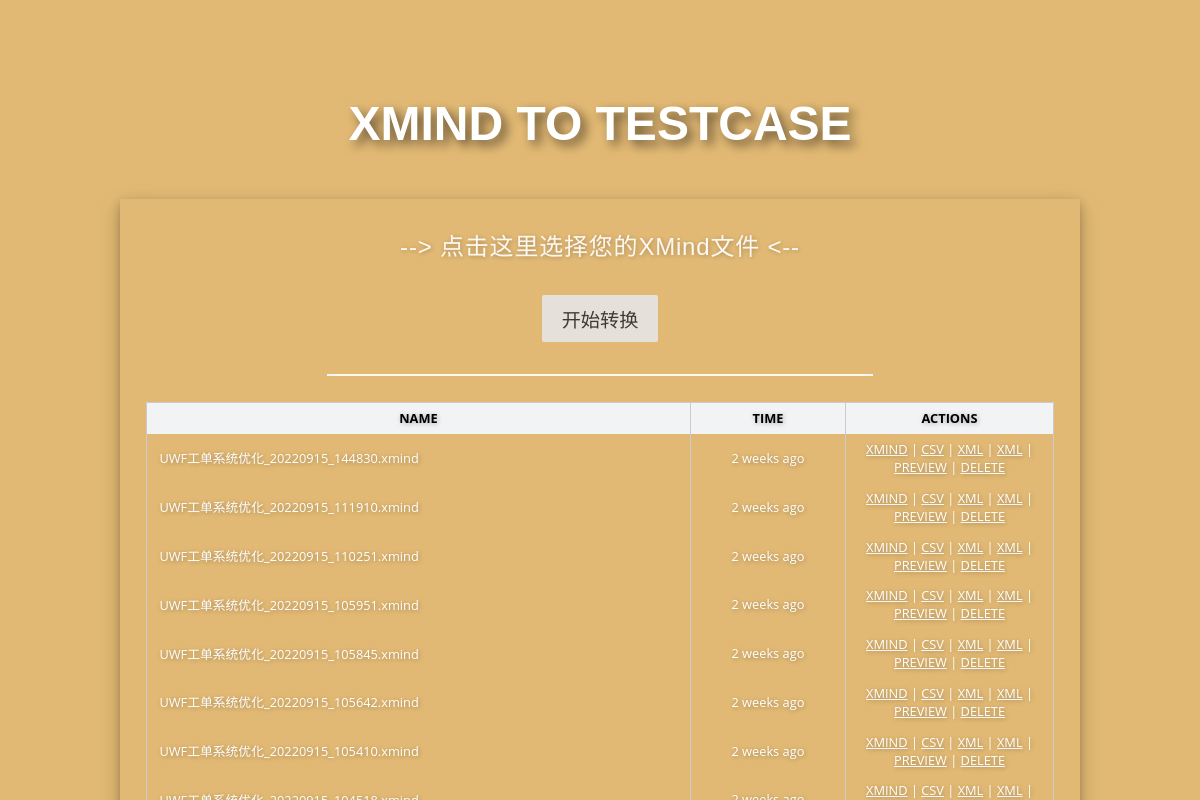
The page / on the database its author committed.
### tables this page shows
CREATE TABLE records (
  id integer primary key autoincrement,
  name text not null,
  create_on text not null,
  note text,
  is_deleted integer DEFAULT 0
);

### application.py (the view)
@app.route('/', methods=['GET', 'POST'])
def index(download_xml=None):
    g.invalid_files = []
    g.error = None
    g.download_xml = download_xml
    g.filename = None
    if request.method == 'POST':
        if 'file' not in request.files:
            return redirect(request.url)
        file = request.files['file']
        if file.filename == '':
            return redirect(request.url)
        g.filename = save_file(file)
        verify_uploaded_files([file])
        delete_records()
    else:
        g.upload_form = True
    if g.filename:
        return redirect(url_for('preview_file', filename=g.filename))
    else:
        return render_template('index.html', records=list(get_records()))

### application.py (called while the page is built)
def connect_db():
    return sqlite3.connect(app.config['DATABASE'])

@app.before_request
def before_request():
    g.db = connect_db()

@app.teardown_request
def teardown_request(exception):
    db = getattr(g, 'db', None)
    if db is not None:
        db.close()

def get_records(limit=8):
    short_name_length = 120
    c = g.db.cursor()
    sql = "select * from records where is_deleted<>1 order by id desc limit {}".format(int(limit))
    c.execute(sql)
    rows = c.fetchall()
    for row in rows:
        name, short_name, create_on, note, record_id = row[1], row[1], row[2], row[3], row[0]
        if len(name) > short_name_length:
            short_name = name[:short_name_length] + '...'
        create_on = arrow.get(create_on).humanize()
        yield short_name, name, create_on, note, record_id

### templates/index.html (shortened to what this page needs)
<!DOCTYPE html>
<html lang="en">
<head>
    <link rel="stylesheet" type="text/css" media="all" href="{{ url_for('static',filename='css/pure-min.css') }}">
    <link rel="stylesheet" type="text/css" media="all" href="{{ url_for('static',filename='css/custom.css') }}">
</head>
<body>
<div class="splash-container">
    <div class="splash">
        <h1>
            Xmind to TestCase
        </h1>
        <div class="splash-head">
            <div class="select-xmind splash-subhead">
                <form method="post" enctype="multipart/form-data">
                    <label id="file-label" for="file">
                        --> 点击这里选择您的XMind文件 <--
                    </label>
                    <input id="file" accept=".xmind" type="file" name="file" required/><br>
                    <input type="submit" class="pure-button " value="开始转换"/>
                </form>
            </div>
            {% if records %}
                <table class="pure-table recent-xminds">
                    <thead>
                    <tr>
                        <th width="60%">NAME</th>
                        <th width="17%">TIME</th>
                        <th>ACTIONS</th>
                    </tr>
                    </thead>
                    <tbody>
                    {% for record in records %}
                        <tr>
                            <td title="{{ record[1] }}"> {{ record[0] }}</td>
                            <td>{{ record[2] }}</td>
                            <td><a href="{{ url_for('uploaded_file',filename=record[1]) }}">XMIND</a> |
                                <a href="{{ url_for('download_zentao_file',filename=record[1]) }}">CSV</a> |
                                <a href="{{ url_for('download_testlink_file',filename=record[1]) }}">XML</a> |
                                <a href="{{ url_for('download_yaxintest_file',filename=record[1]) }}">XML</a> |
                                <a href="{{ url_for('preview_file',filename=record[1]) }}">PREVIEW</a> |
                                <a href="{{ url_for('delete_file',filename=record[1], record_id=record[4]) }}">DELETE</a>
                            </td>
                        </tr>
                    {% endfor %}
                    </tbody>
                </table>
            {% else %}
                <p>欢迎使用</p>
            {% endif %}
        </div>
    </div>
</div>
</body>
</html>

### static/css/pure-min.css (style rules this page uses)
.pure-table,table { border-collapse:collapse;border-spacing:0 }
html { font-family:sans-serif;-ms-text-size-adjust:100%;-webkit-text-size-adjust:100% }
body { margin:0 }
a { background-color:transparent }
h1 { font-size:2em;margin:.67em 0 }
button,input,optgroup,select,textarea { color:inherit;font:inherit;margin:0 }
.pure-button,input { line-height:normal }
button,html input[type=button],input[type=reset],input[type=submit] { -webkit-appearance:button;cursor:pointer }
.pure-button,.pure-form input:not([type]),.pure-menu { box-sizing:border-box }
legend,td,th { padding:0 }
.pure-button { display:inline-block;zoom:1;white-space:nowrap;vertical-align:middle;text-align:center;cursor:pointer;-webkit-user-drag:none;-webkit-user-select:none;-moz-user-select:none;-ms-user-select:none;user-select:none }
.pure-button { font-family:inherit;font-size:100%;padding:.5em 1em;color:#444;color:rgba(0,0,0,.8);border:1px solid #999;border:transparent;background-color:#E6E6E6;text-decoration:none;border-radius:2px }
.pure-table { empty-cells:show;border:1px solid #cbcbcb }
.pure-table td,.pure-table th { border-left:1px solid #cbcbcb;border-width:0 0 0 1px;font-size:inherit;margin:0;overflow:visible;padding:.5em 1em }
.pure-table td:first-child,.pure-table th:first-child { border-left-width:0 }
.pure-table thead { background-color:#e0e0e0;color:#000;text-align:left;vertical-align:bottom }
.pure-table td { background-color:transparent }

### static/css/custom.css (style rules this page uses)
#file-label { font-size: 1.5em; line-height: 2em; text-decoration: none; display: block; }
.select-xmind { border-bottom: 2px solid #FFF; margin: auto; padding-bottom: 2em; width: 60%; }
.splash { height: 60%; margin: auto; position: relative; text-align: center; width: 80%; margin-top: 8%; }
.splash-container { background: #e2b974; height: 100%; overflow: hidden; position: fixed !important; top: 0; left: 0; width: 100%; z-index: 1; text-shadow: 1px 1px 5px rgba(0, 0, 0, 0.3); }
.splash-container h1 { color: #fff; font-size: 3em; font-weight: 600; margin-bottom: 1em; text-align: center; text-shadow: 5px 5px 11px rgba(0, 0, 0, 0.58); text-transform: uppercase; }
.splash-head { box-shadow: 0 4px 8px 0 rgba(0, 0, 0, 0.2), 0 6px 20px 0 rgba(0, 0, 0, 0.2); color: #FFF; padding: 1.5em 1.6em; }
.splash-subhead { color: #FFF; letter-spacing: .05em; opacity: 0.9; }
a { color: #3d92c9; text-decoration: none; }
body { padding: 30px; font-family: Tahoma, Geneva, "Microsoft YaHei", sans-serif; }
input[type="submit"] { font-size: 1.2em; }
table.recent-xminds { font-size: 0.8em; margin-top: 2em; width: 100%; font-family: 'Open Sans', sans-serif; }
table.recent-xminds a { color: #fff; text-decoration: underline; }
table.recent-xminds td:nth-child(1) { text-align: left; }
table.recent-xminds th { background-color: #f2f3f4; text-align: center; }

### rows shown on the page
records: name "UWF工单系统优化_20220915_144830.xmind", record "2 weeks ago"
records: name "UWF工单系统优化_20220915_111910.xmind", record "2 weeks ago"
records: name "UWF工单系统优化_20220915_110251.xmind", record "2 weeks ago"
records: name "UWF工单系统优化_20220915_105951.xmind", record "2 weeks ago"
records: name "UWF工单系统优化_20220915_105845.xmind", record "2 weeks ago"
records: name "UWF工单系统优化_20220915_105642.xmind", record "2 weeks ago"
records: name "UWF工单系统优化_20220915_105410.xmind", record "2 weeks ago"
